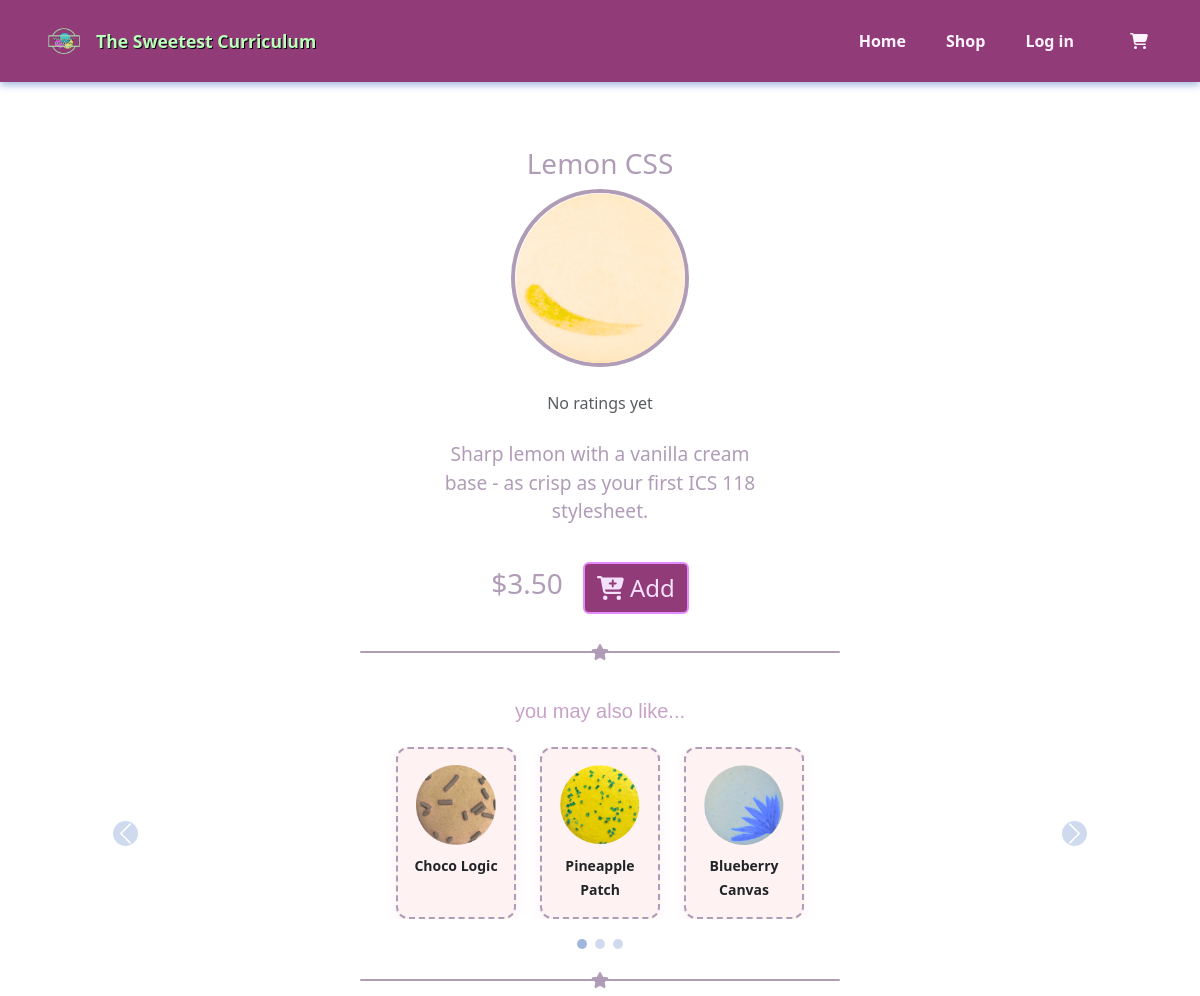
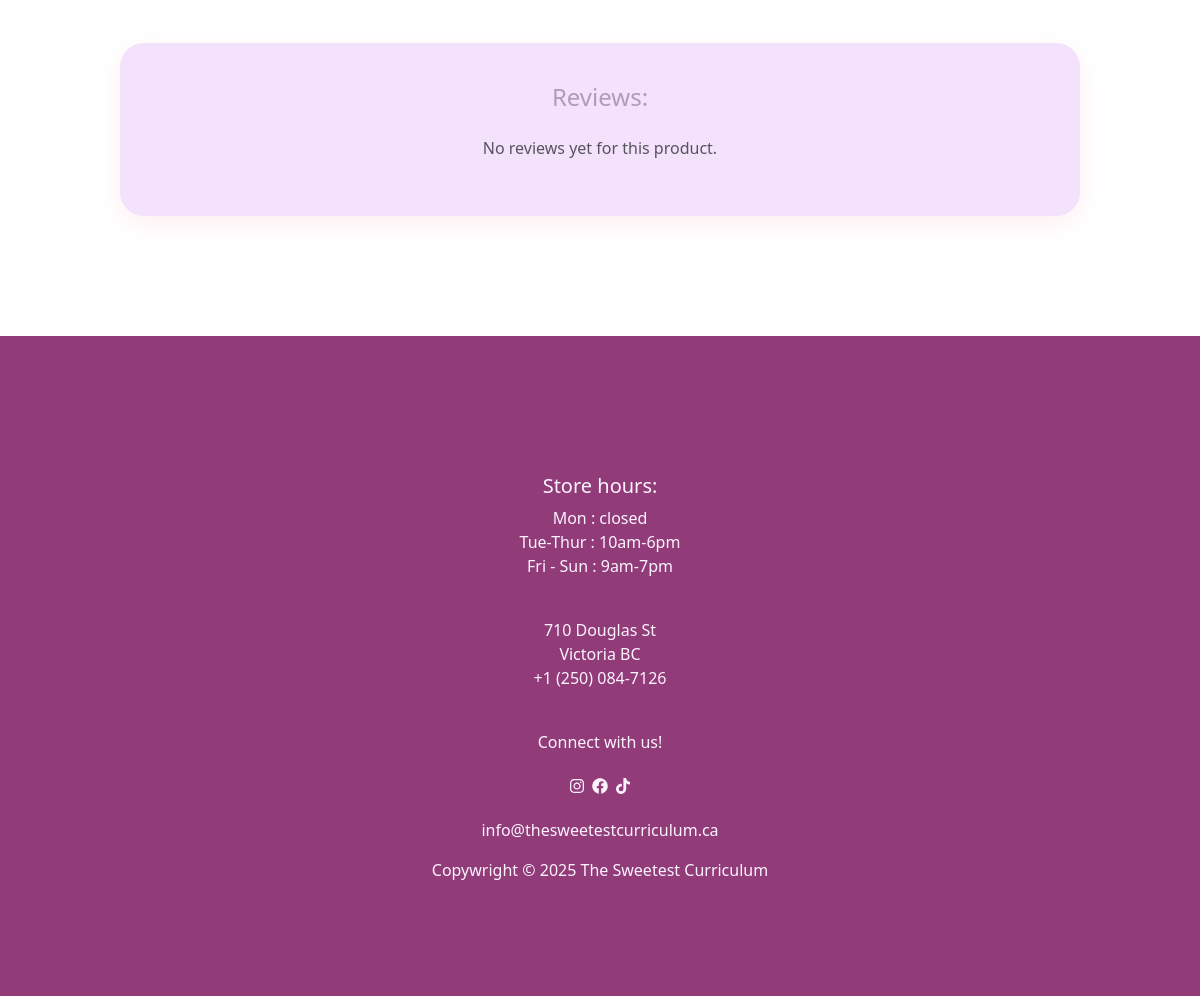
The page /item-view.php?id=8 on the database its author committed (2 pictures, top to bottom).
### tables this page shows
CREATE TABLE products (
    product_id INT PRIMARY KEY AUTO_INCREMENT,
    productName VARCHAR(100) NOT NULL,
    price DECIMAL(10,2) NOT NULL,
    imageURL TEXT,
    description TEXT NOT NULL
);

### item-view.php (the view, shortened to what this page needs)
 <?php
        include 'includes/header.php';
        include 'database/db.php';
        if (isset($_GET['id'])) {
            $productid = (int)$_GET['id'];
            $productQuery = "SELECT * FROM products WHERE product_id = $productid LIMIT 1";
            $prodResult = mysqli_query($dbc, $productQuery);
            $prod = [];
            if ($prodResult) {
                while ($row = mysqli_fetch_assoc($prodResult)) {
                    $prod = $row;
                }
            }
        }
$review_sql = "
    SELECT r.comment, r.stars, r.user_id, r.product_id, u.username, u.isAdmin
    FROM reviews r
    JOIN users u ON r.user_id = u.user_id
    WHERE r.product_id = $productid
    ";
$review_result = mysqli_query($dbc, $review_sql);
$reviews = [];
$total_stars = 0;
if ($review_result && mysqli_num_rows($review_result) > 0) {
    while ($row = mysqli_fetch_assoc($review_result)) {
        $reviews[] = $row;
        $total_stars += $row['stars'];
    }
    $average_stars = round($total_stars / count($reviews));
} else {
    $average_stars = 0;
}
$recommended_ids = [1, 3, 5, 31, 21, 2, 7, 34, 8];
$filtered_ids = [];
foreach ($recommended_ids as $id) {
    if ($id != $productid) {
        $filtered_ids[] = $id;
    }
}
$ids_string = implode(',', $filtered_ids);
$recommend_sql = "SELECT * FROM products WHERE product_id IN ($ids_string) ORDER BY RAND()";
$recommend_result = mysqli_query($dbc, $recommend_sql);
$recommended_products = [];
if ($recommend_result) {
    while ($row = mysqli_fetch_assoc($recommend_result)) {
        $recommended_products[] = $row;
    }
}
?>
    <body id="item-view-body">
        <div id="item-view-info-container">
            <div id="product-image-and-title">
                <div id="product-title">
                    <h3><?= htmlspecialchars($prod['productName']) ?></h3>
                </div>
                <div id="item-view-product-img-container">
                    <img id="item-view-product-img" src="assets/images/<?= htmlspecialchars($prod['imageURL'])?>">
                </div>
            </div>
            <div id="rating-and-description-container">
                 <div class="mb-2">
                    <?php if ($average_stars > 0): ?>
                        <span class="average-stars"><?= str_repeat("⭐", $average_stars) ?> (<?= $average_stars ?>/5)</span>
                    <?php else: ?>
                        <span class="average-stars text-muted">No ratings yet</span>
                    <?php endif; ?>
                </div>
                <div id="product-view-description" class="text-center">
                    <p><?= htmlspecialchars($prod['description']) ?></p>
                </div>
                <div id="price-and-add-to-cart-container">
                    <h3> $<?= htmlspecialchars($prod['price']) ?> </h3>
                    <form action="add-to-cart.php" method="POST">
                        <button id="add-to-cart-button-store-view" class="btn"> <i class="fa-solid fa-cart-plus"></i> Add </button>
                    </form>
                </div>
            </div>
        </div>
        <div class="divider-container">
            <div class="divider-line"> <i class="fa-solid fa-star divider-star"></i> </div>
        </div>
        <?php if (!empty($recommended_products)): ?>
            <div class="container rec-wrapper">
                <h5 class="text-center mb-4">you may also like...</h5>
                <div id="multiItemCarousel" class="rec-carousel carousel slide" data-bs-ride="carousel">
                    <div class="carousel-inner">
                        <?php for ($i = 0; $i < count($recommended_products); $i += 3): ?>
                            <div class="carousel-item <?= $i === 0 ? 'active' : '' ?>">
                                    <div class="d-flex justify-content-center gap-4">
                                    <?php for ($j = $i; $j < $i + 3 && $j < count($recommended_products); $j++): ?>
                                        <a href="item-view.php?id=<?= $recommended_products[$j]['product_id'] ?>" class="rec-card text-decoration-none text-dark text-center p-2">
                                            <img src="assets/images/<?= htmlspecialchars($recommended_products[$j]['imageURL']) ?>" class="img-fluid rec-img mb-2" alt="<?= htmlspecialchars($recommended_products[$j]['productName']) ?>">
                                            <small class="fw-semibold"><?= htmlspecialchars($recommended_products[$j]['productName']) ?></small>
                                        </a>
                                    <?php endfor; ?>
                                </div>
                            </div>
                        <?php endfor; ?>
                    </div>
                    <button class="carousel-control-prev" type="button" data-bs-target="#multiItemCarousel" data-bs-slide="prev">
                        <span class="carousel-control-prev-icon"></span>
                    </button>
                    <button class="carousel-control-next" type="button" data-bs-target="#multiItemCarousel" data-bs-slide="next">
                        <span class="carousel-control-next-icon"></span>
                    </button>
                    <div class="carousel-indicators mt-4">
                        <?php for ($i = 0; $i < ceil(count($recommended_products) / 3); $i++): ?>
                            <button type="button" data-bs-target="#multiItemCarousel" data-bs-slide-to="<?= $i ?>" class="<?= $i === 0 ? 'active' : '' ?>" aria-label="slide <?= $i + 1 ?>"></button>
                        <?php endfor; ?>
                    </div>
                </div>
            </div>
        <?php endif; ?>
        <div class="divider-container">
            <div class="divider-line"> <i class="fa-solid fa-star divider-star"></i> </div>
        </div>
        <div class="product-reviews-section">
            <h4 class="text-center mb-4">Reviews:</h4>
            <?php if (empty($reviews)): ?>
                <p class="text-center text-muted">No reviews yet for this product.</p>
            <?php endif; ?>
        </div>
        <footer>
            <?php include 'includes/footer.php'; ?>
    </body>
</html>

### assets/css/styles.css (style rules this page uses)
:root { --magnolia: #f4e1fb; --roseQuartz: #B09CB7; --lavendarBlush: #FFF2F2; --powderBlue: #A0B6DE; --plum: #913C79; --teaGreen: #bcffbd; --lilac: #ead4ff; --alert: #cf1acf; --lilac: #ead4ff; --alert: #cf1acf; }
html { scroll-behavior: smooth; }
a { color: #913C79; }
.p-2 { padding: 1rem !important; }
footer { color: #FCF3FF; padding: 5%; background-color: #913C79; text-align: center; }
#item-view-body { background-color: var(--); width: 100%; font-weight: normal; font-style: normal; padding: 0; margin: 0; color: var(--roseQuartz); }
#item-view-info-container { display: flex; flex-direction: column; width: 100%; box-sizing: border-box; padding: 5px; margin-top: 5%; align-items: center; margin-bottom: -4%; }
#product-image-and-title { display: flex; flex-direction: column; width: 50%; height: fit-content; box-sizing: border-box; justify-content: center; align-items: center; }
#product-title { display: flex; width: 50%; justify-content: center; justify-items: center; text-align: center; font-weight: bold; }
#item-view-product-img-container { display: flex; border: solid var(--roseQuartz) 4px; border-radius: 50%; box-sizing: border-box; width: 75%; height: 75%; }
#item-view-product-img { display: flex; width: 100%; height: 100%; aspect-ratio: 1 / 1; }
#rating-and-description-container { display: flex; flex-direction: column; width: 100%; padding: 0px 10px 0px 10px; align-items: center; }
#product-view-description { display: flex; text-align: left; font-size: 1.2rem; margin-top: 5%; }
.divider-container { display: flex; justify-content: center; margin: 40px 0 40px 0; }
.divider-line { width:40%; height:2px; background: var(--roseQuartz); border-radius: 5px; display: flex; justify-content: center; align-items: center; margin-top: 2%; }
.divider-star { color: var(--roseQuartz); }
#price-and-add-to-cart-container { display: flex; flex-direction: row; width: 100%; align-items: center; justify-content: center; }
#add-to-cart-button-store-view { margin: 20px; color: var(--magnolia); background-color: var(--plum); border: 2px solid #e68aff; }
.rec-wrapper h5 { font-family: 'Quicksand', sans-serif; color: #c8a2c8; }
.rec-card { width: 120px; background-color: var(--lavendarBlush); border: 2px dashed var(--roseQuartz); border-radius: 12px; box-shadow: 0 4px 12px rgba(255, 182, 193, 0.2); }
.rec-img { height: 80px; object-fit: cover; border-radius: 10px; }
.carousel-indicators [data-bs-target] { background-color: var(--powderBlue); width: 10px; height: 10px; border-radius: 50%; margin: 0 4px; bottom: 5; }
.carousel-indicators { bottom: -56px; }
.carousel-control-prev-icon, .carousel-control-next-icon { background-color: var(--powderBlue); border-radius: 50%; width: 25px; height: 25px; }
.product-reviews-section { background: var(--magnolia); padding: 2.5rem 2rem; border-radius: 24px; box-shadow: 0 8px 24px rgba(255, 192, 203, 0.25); margin: 10%; margin-top: 2%; }
@media (min-width: 850px) { .divider-container { margin: 10% 0 10% 0; } }
@media (min-width: 850px) { .divider-line { margin-top:-5%; } }
@media (min-width: 850px) { #add-to-cart-button-store-view { font-size: 1.5rem; } }
@media (min-width: 850px) { #item-view-product-img { max-height: 260px; object-fit: contain; border-radius: 20px; } }
@media (min-width: 850px) { #item-view-product-img-container { display: flex; border: solid var(--roseQuartz) 4px; border-radius: 50%; box-sizing: border-box; width: 30%; height: 30%; } }
@media (min-width: 850px) { #rating-and-description-container { display: flex; flex-direction: column; width: 30%; align-items: center; margin-top: 2%; } }
@media (min-width: 850px) { .container.rec-wrapper { margin-top: -11%; } }
@media (min-width: 850px) { .product-reviews-section { margin-top: -10%; } }
@media (min-width: 1025px) { #item-view-product-img { max-height: 375px; } }

### rows shown on the page
products: productName "Lemon CSS", imageURL (picture), description "Sharp lemon with a vanilla cream base - as crisp as your first ICS 118 stylesheet.", price "3.50"
products: imageURL (picture), productName "Choco Logic"
products: imageURL (picture), productName "Pineapple Patch"
products: imageURL (picture), productName "Blueberry Canvas"
